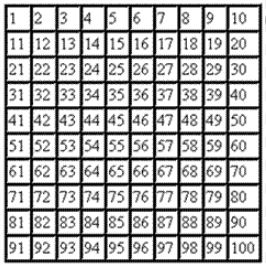
#> input picture Computer Vision/Images/grid.jpg, 266 x 265 px, found by its file name
$ python 'Laplace Gradient.py'
#> lines starting #> are read from the running program, lines starting #| are printed output that depends on the picture
import cv2
import numpy as np

#Reading image from the Images folder
img = cv2.imread('./Images/grid.jpg')
#> img is the input picture: shape (265, 266, 3); min 0, max 255, mean 178.6

#Configuring settings for applying Laplace Derivative/Gradient
ksize = 3
ddepth = -1

#Applying Laplacian/Laplace Gradient on the image
laplace = cv2.Laplacian(img, ddepth, ksize=ksize)
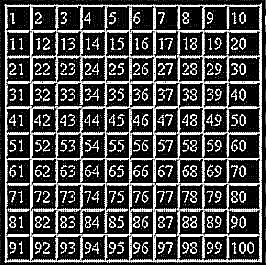
#> laplace: shape (265, 266, 3); min 0, max 255, mean 73.7

#Displaying image on the screen
cv2.imshow('Original Image', img)
cv2.imshow('Laplacian Image', laplace)

cv2.waitKey(0)
cv2.destroyAllWindows()
